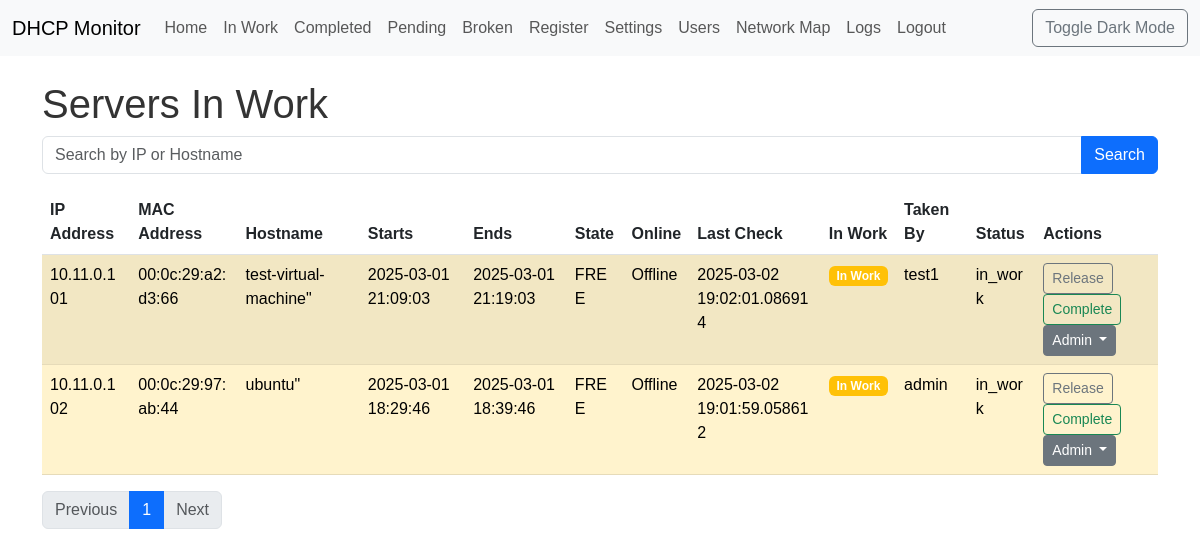
The app's page /in_work (signed in), older data.
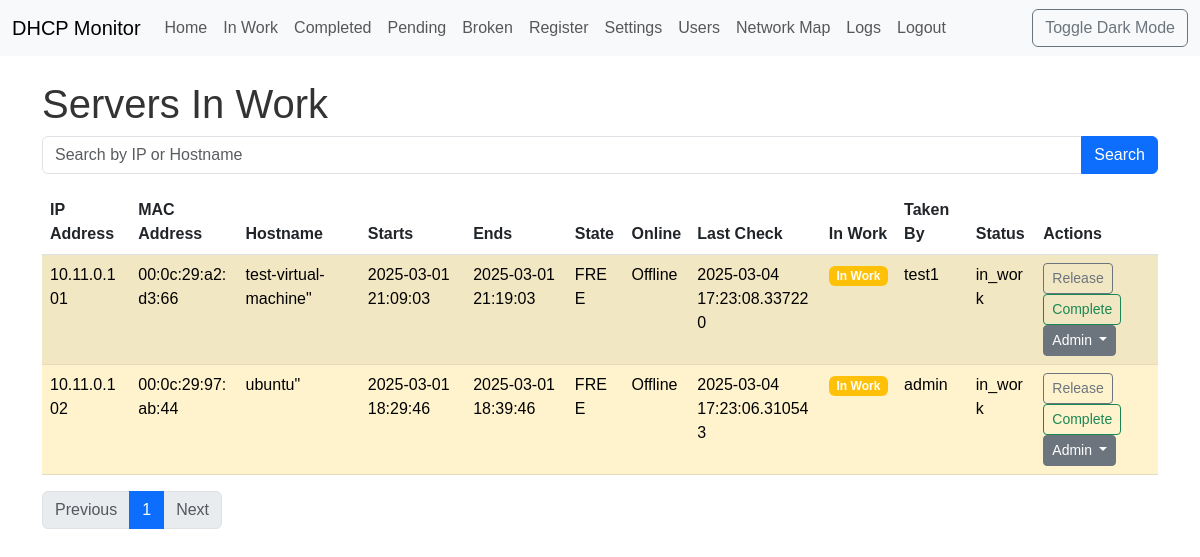
The same page, newer data.
### app/models.py (models this page shows, shortened)
class Lease(db.Model):
    __tablename__ = 'leases'
    id = db.Column(db.Integer, primary_key=True)
    ip = db.Column(db.String(15), unique=True, index=True, nullable=False)
    mac = db.Column(db.String(17), index=True, nullable=False)
    hostname = db.Column(db.String(255), index=True)
    starts = db.Column(db.DateTime)
    ends = db.Column(db.DateTime)
    binding_state = db.Column(db.String(64), index=True, nullable=False)
    uid = db.Column(db.String(255))
    is_online = db.Column(db.Boolean, default=False)
    last_check = db.Column(db.DateTime)
    in_work = db.Column(db.Boolean, default=False)
    taken_by_id = db.Column(db.Integer, db.ForeignKey('users.id'), index=True)
    status = db.Column(
        db.Enum(LeaseStatus),
        nullable=False,
        server_default=LeaseStatus.ACTIVE
    )
    server_id = db.Column(db.Integer, db.ForeignKey('servers.id'))
    status_history = db.relationship(
        'LeaseStatusHistory',
        backref='lease_obj',
        lazy='dynamic',
        order_by='desc(LeaseStatusHistory.timestamp)',
        overlaps="status_history,lease_obj"  #  <--  ДОБАВИТЬ overlaps
    )

class User(UserMixin, db.Model):
    __tablename__ = 'users'
    id = db.Column(db.Integer, primary_key=True)
    username = db.Column(db.String(64), unique=True, index=True, nullable=False)
    password_hash = db.Column(db.String(128), nullable=False)
    role = db.Column(db.String(64), nullable=False, default='tester')  # 'admin', 'tester'
    first_name = db.Column(db.String(64))
    last_name = db.Column(db.String(64))
    last_seen = db.Column(db.DateTime, default=datetime.utcnow)
    leases = db.relationship('Lease', backref='taken_user', lazy='dynamic', foreign_keys='Lease.taken_by_id')
    groups = db.relationship('Group', secondary=user_groups, lazy='subquery',
                            backref=db.backref('users', lazy=True)) # Связь с группами
    journal_entries = db.relationship('Journal', back_populates='user', lazy='dynamic')

### app/views.py (the view, shortened to what this page needs)
@main.route('/in_work')
@login_required
def in_work():
    search_query = request.args.get('q', '')
    page = request.args.get('page', 1, type=int)
    per_page = 10
    if current_user.role == 'admin':
        if search_query:
            leases = Lease.query.filter(
                Lease.status == LeaseStatus.IN_WORK,
                or_(Lease.ip.contains(search_query), Lease.hostname.contains(search_query))
            ).order_by(Lease.ip).paginate(page=page, per_page=per_page, error_out=False)
        else:
            leases = Lease.query.filter(Lease.status == LeaseStatus.IN_WORK).order_by(Lease.ip).paginate(page=page, per_page=per_page, error_out=False)
    return render_template('in_work.html', leases=leases, search_query=search_query)

### app/models.py (called while the page is built)
@login_manager.user_loader
def load_user(user_id):
    return User.query.get(int(user_id))

### app/templates/in_work.html (shortened to what the changed rows need)
{% extends "base.html" %}
{% block content %}
    <h1>Servers In Work</h1>
    <table class="table table-striped" id="leases-table">
    <thead>
      <tr>
        <th>IP Address</th>
        <th>MAC Address</th>
        <th>Hostname</th>
        <th>Starts</th>
        <th>Ends</th>
        <th>State</th>
        <th>Online</th>
        <th>Last Check</th>
        <th>In Work</th>
        <th>Taken By</th>
        <th>Status</th>
        <th>Actions</th>
      </tr>
    </thead>
     <tbody>
            {% for lease in leases.items %}
                <tr {% if lease.in_work %}class="table-warning"{% endif %}>
                    <td>{{ lease.ip }}</td>
                    <td>{{ lease.mac }}</td>
                    <td>{{ lease.hostname|d('N/A') }}</td>
                    <td>{{ lease.starts|d('N/A') }}</td>
                    <td>{{ lease.ends|d('N/A') }}</td>
                    <td>{{ lease.binding_state }}</td>
                    <td>{{ "Online" if lease.is_online else "Offline" }}</td>
                    <td>{{ lease.last_check|d('N/A') }}</td>
                    <td>
                        {% if lease.in_work %}
                            <span class="badge bg-warning">In Work</span>
                        {% else %}
                            <span class="badge bg-secondary">Not In Work</span>
                        {% endif %}
                    </td>
                    <td>{{ lease.taken_user.username if lease.taken_user else '' }}</td>
                    <td>{{ lease.status.value }}</td>
                    <td>
                    {% if lease.status.value == 'in_work' and (lease.taken_by_id == current_user.id or current_user.role == 'admin') %}
                        <button class="btn btn-sm btn-outline-secondary release-btn" data-url="{{ url_for('api.release_lease', lease_id=lease.id) }}">Release</button>
                        <button class="btn btn-sm btn-outline-success complete-btn" data-url="{{ url_for('api.complete_lease', lease_id=lease.id) }}">Complete</button>
                    {% endif %}
                    {% if current_user.role == 'admin' %}
                        <div class="dropdown">
                            <button class="btn btn-sm btn-secondary dropdown-toggle" type="button" data-bs-toggle="dropdown">
                                Admin
                            </button>
                        </div>
                    {% endif %}
                    </td>
                </tr>
            {% endfor %}
        </tbody>
    </table>
{% endblock %}

Row changes from the older to the newer data that the page shows:
changed Lease "test-virtual-machine\"": last_check|d "2025-03-02 19:02:01.086914" → "2025-03-04 17:23:08.337220"
changed Lease "00:0c:29:97:ab:44": last_check|d "2025-03-02 19:01:59.058612" → "2025-03-04 17:23:06.310543"
